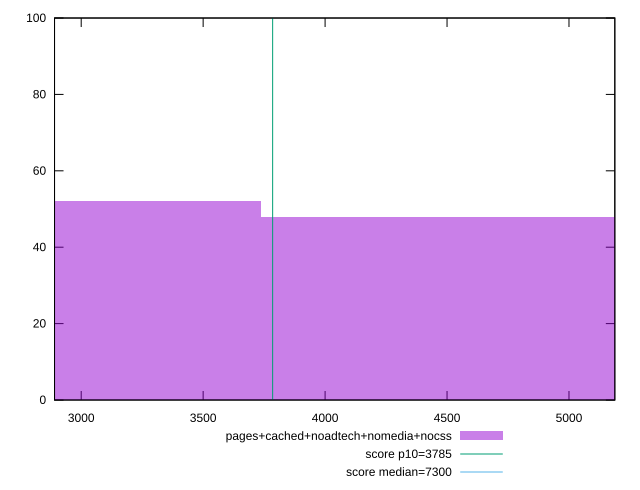

Reproduce this figure in gnuplot.
reset

$pagesCachedNoadtechNomediaNocss <<EOF
4484.862411052766 48
2989.9082740351773 52
EOF

set key outside below
set boxwidth 1494.9541370175887
set xrange [2890.6594999999998:5187.9415]
set yrange [0:100]
set trange [0:100]
set style fill transparent solid 0.5 noborder

set parametric
set terminal svg size 640, 490 enhanced background rgb 'white'
set output "report_00019_2021-02-10T18-14-37.922Z//interactive/comparison/histogram/4_vs_5.svg"

plot $pagesCachedNoadtechNomediaNocss title "pages+cached+noadtech+nomedia+nocss" with boxes, \
     3785,t title "score p10=3785", \
     7300,t title "score median=7300"

reset
